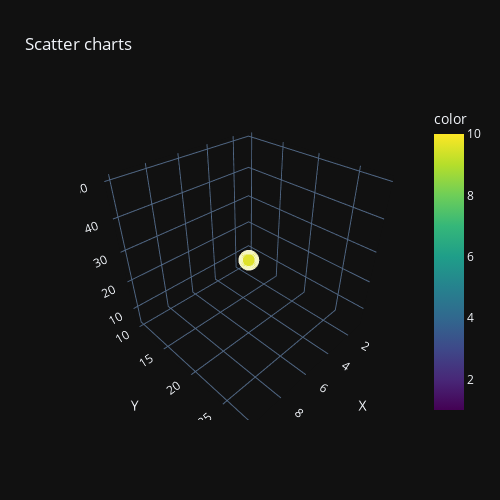

Here is the notebook cell this chart was saved with:
### Code cell
x=[1,2,3,4,5,6,7,8,9,10]
y=[10,12,14,16,18,20,22,24,26,28]
z=[5,10,15,20,25,30,35,40,45,50]
fig=px.scatter_3d(x=x , y=y ,z=z,title='Scatter charts',labels={'x':'X','y':'Y','z':'Z'},color=x, color_continuous_scale=px.colors.sequential.Viridis, height=500,width=500,template='plotly_dark',size=y,size_max=20)
fig.show()

### Figure 1 — Plotly figure (JSON) as saved in the notebook; plotly's stock layout.template omitted (floating-point values rounded to 4 significant figures)
{"data": [{"hovertemplate": "X=%{x}<br>Y=%{y}<br>Z=%{z}<br>size=%{marker.size}<br>color=%{marker.color}<extra></extra>", "legendgroup": "", "marker": {"color": [1, 2, 3, 4, 5, 6, 7, 8, 9, 10], "coloraxis": "coloraxis", "size": [10, 12, 14, 16, 18, 20, 22, 24, 26, 28], "sizemode": "area", "sizeref": 0.07, "symbol": "circle"}, "mode": "markers", "name": "", "scene": "scene", "showlegend": false, "type": "scatter3d", "x": [1, 2, 3, 4, 5, 6, 7, 8, 9, 10], "y": [10, 12, 14, 16, 18, 20, 22, 24, 26, 28], "z": [5, 10, 15, 20, 25, 30, 35, 40, 45, 50]}], "layout": {"coloraxis": {"colorbar": {"title": {"text": "color"}}, "colorscale": [[0, "#440154"], [0.1111, "#482878"], [0.2222, "#3e4989"], [0.3333, "#31688e"], [0.4444, "#26828e"], [0.5556, "#1f9e89"], [0.6667, "#35b779"], [0.7778, "#6ece58"], [0.8889, "#b5de2b"], [1, "#fde725"]]}, "height": 500, "legend": {"itemsizing": "constant", "tracegroupgap": 0}, "scene": {"domain": {"x": [0, 1], "y": [0, 1]}, "xaxis": {"title": {"text": "X"}}, "yaxis": {"title": {"text": "Y"}}, "zaxis": {"title": {"text": "Z"}}}, "title": {"text": "Scatter charts"}, "width": 500}}
